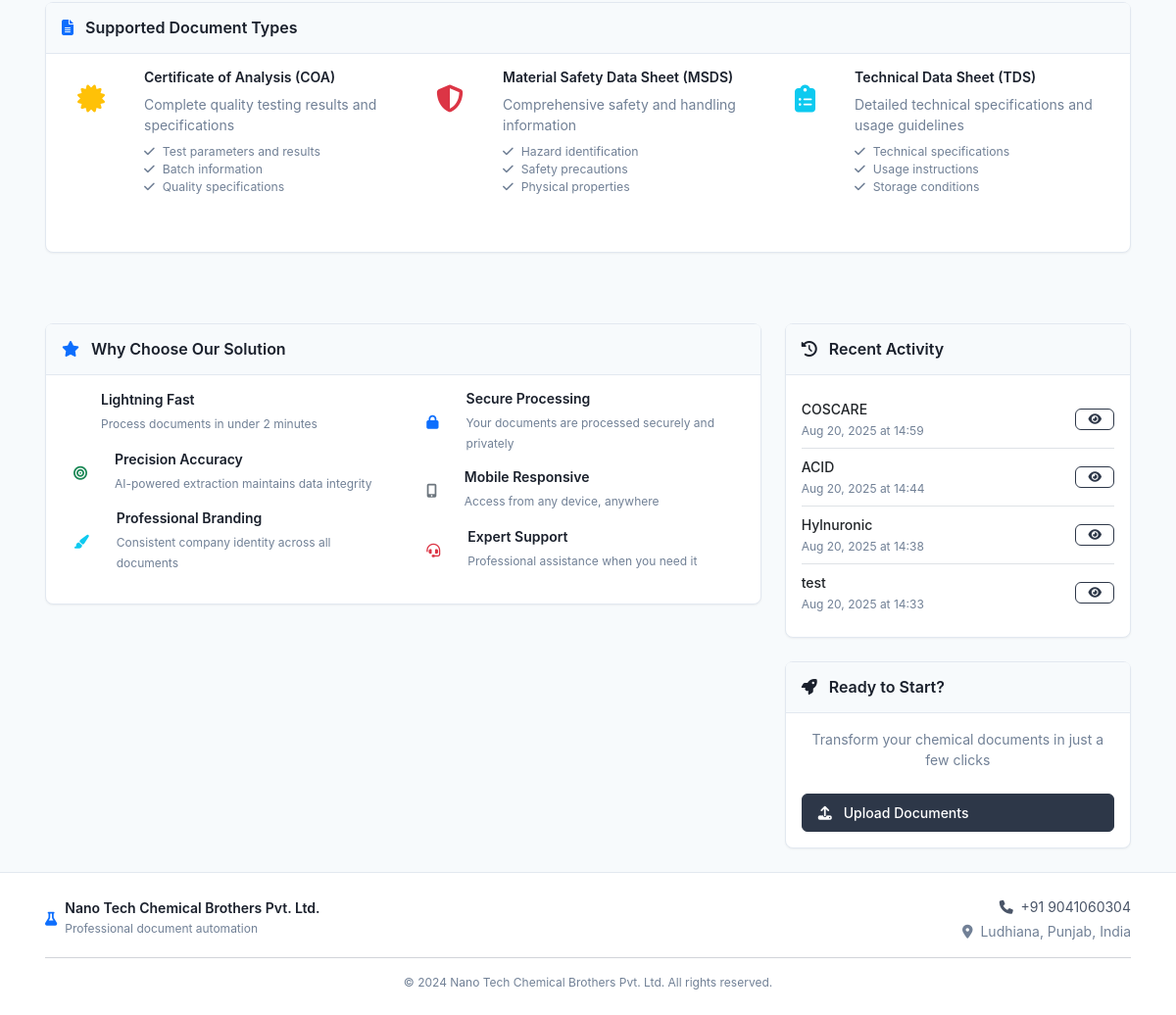
Page /home (lower part) on the earlier database version.
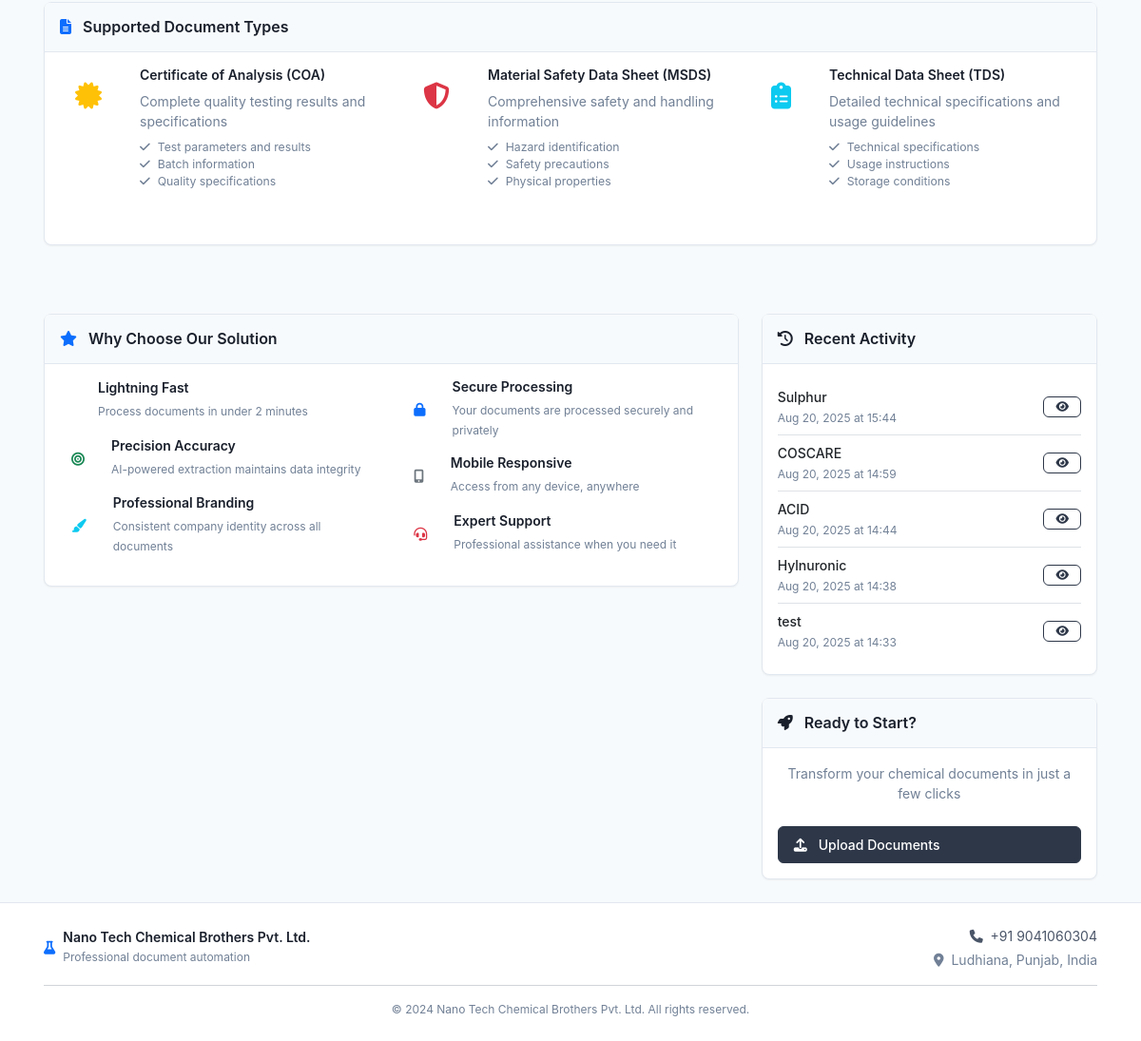
Same page on the later database version.
### models.py (models this page shows, shortened)
class DocumentSet(db.Model):
    id = db.Column(db.Integer, primary_key=True)
    original_product_name = db.Column(db.String(200), nullable=False)
    company_product_name = db.Column(db.String(200), nullable=False)
    supplier_name = db.Column(db.String(200), nullable=False)
    cas_number = db.Column(db.String(50))
    inci_name = db.Column(db.String(200))
    molecular_formula = db.Column(db.String(100))
    batch_number = db.Column(db.String(100))
    manufacturing_date = db.Column(db.Date)
    expiry_date = db.Column(db.Date)
    created_at = db.Column(db.DateTime, default=datetime.utcnow)
    supplier_coa_path = db.Column(db.String(500))
    supplier_msds_path = db.Column(db.String(500))
    supplier_tds_path = db.Column(db.String(500))
    generated_coa_path = db.Column(db.String(500))
    generated_msds_path = db.Column(db.String(500))
    generated_tds_path = db.Column(db.String(500))
    extracted_data = db.Column(db.Text)  # Will store JSON string

### routes.py (the view)
@app.route('/home')
def home():
    recent_documents = DocumentSet.query.order_by(DocumentSet.created_at.desc()).limit(5).all()
    return render_template('index.html', recent_documents=recent_documents)

### templates/index.html (shortened to what the changed rows need)
{% extends "base.html" %}
{% block content %}
<div class="container">
    <div class="row">
        <div class="col-lg-4">
            {% if recent_documents %}
            <div class="card mb-4">
                <div class="card-body">
                    {% for doc in recent_documents %}
                    <div class="d-flex justify-content-between align-items-center py-2 {% if not loop.last %}border-bottom{% endif %}">
                        <div>
                            <div class="fw-medium">{{ doc.company_product_name }}</div>
                            <small class="text-muted">{{ doc.created_at.strftime('%b %d, %Y at %H:%M') }}</small>
                        </div>
                        <a href="{{ url_for('results', doc_set_id=doc.id) }}" class="btn btn-sm btn-outline-primary">
                            <i class="fas fa-eye"></i>
                        </a>
                    </div>
                    {% endfor %}
                </div>
            </div>
            {% endif %}
        </div>
    </div>
</div>
{% endblock %}

Differences in the rows shown:
added DocumentSet: company_product_name "Sulphur", created_at "Aug 20, 2025 at 15:44"
